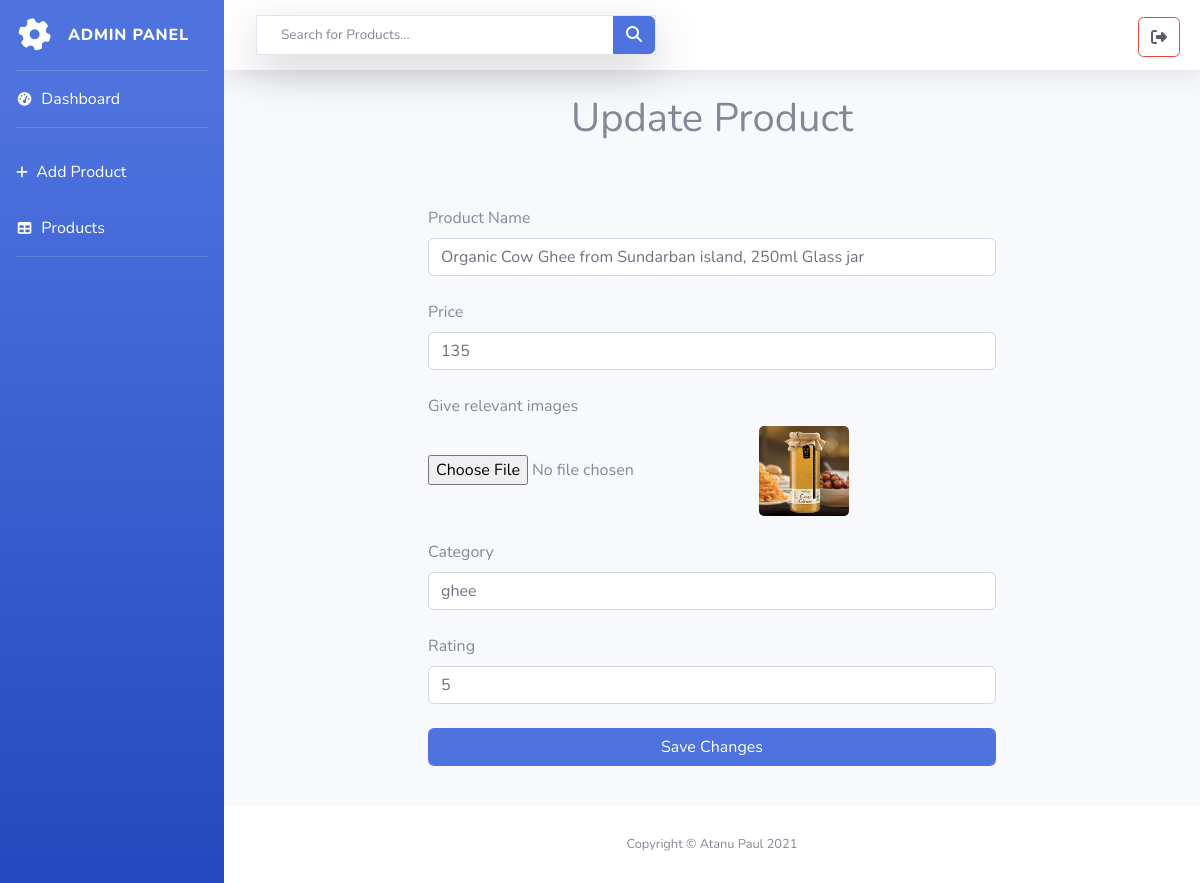
Page /admin/form.php?id=2 (signed in) on the committed database.
### tables this page shows
CREATE TABLE `products` (
  `id` int(11) NOT NULL,
  `pname` varchar(300) NOT NULL,
  `price` int(30) NOT NULL,
  `image` varchar(300) NOT NULL,
  `category` varchar(100) NOT NULL,
  `description` varchar(500) NOT NULL,
  `rating` float NOT NULL
);

### admin/include/form/product_form.php (the view, shortened to what this page needs)
<?php
$product_id = "";
$pname = "";
$price = "";
$category = "";
$rating = "";
$connect = mysqli_connect("localhost", "root", "", "project");
if (isset($_GET['id'])) {
    $product_id = $_GET['id'];
    $select = "SELECT * FROM products WHERE id = $product_id";
    $select_res = mysqli_query($connect, $select);
    if (mysqli_num_rows($select_res) > 0) {
        $products = mysqli_fetch_array($select_res);
        $pname = $products['pname'];
        $price = $products['price'];
        $category = $products['category'];
        $rating = $products['rating'];
    }
}
?>
<h1 class="text-center mb-5"><?php echo $product_id ? 'Update Product' : 'Add New Product'; ?></h1>
<form action="<?php echo $product_id ? 'include/form/update.php?id=' : 'include/form/insert.php'?>" method="post" enctype="multipart/form-data" class="p-3 mx-auto"
    style="max-width: 600px;">
    <div class="mb-4">
        <label for="price" class="form-label">Product Name</label>
        <input type="text" value="<?php echo $pname?>" name="pname" class="form-control" placeholder="Name of product" required>
    </div>
    <div class="mb-4">
        <label for="price" class="form-label">Price</label>
        <input type="text" value="<?php echo $price?>" name="price" class="form-control" placeholder="Price of product" required>
    </div>
    <div class="my-4">
        <label class="form-label d-block fs-5">Give relevant images</label>
        <input type="file" name="image" <?php if (!$product_id) {echo "required";} ?> />
        <?php if($product_id) { ?>
                <img class="update_image" src="include/form/images/<?php echo $products['image']; ?>" alt="product image" >
        <?php } ?>
    </div>
    <div class="my-4">
        <label class="form-label">Category</label>
        <input type="text" value="<?php echo $category?>" name="category" class="form-control" placeholder="Category of product" required>
    </div>
    <div class="my-4">
        <label class="form-label">Rating</label>
        <input type="text" value="<?php echo $rating?>" name="rating" class="form-control" placeholder="Rating of product" required>
    </div>
    <div class="my-4">
        <button class="form-control btn btn-primary" type="submit"><?php echo $product_id ? 'Save Changes' : 'Add Product' ?></button>
    </div>
</form>

### admin/include/head.php (style rules this page uses)
input, button, select { cursor: pointer; }
input[type="text"] { cursor: auto; }
table .products, .update_image { height: 90px; border-radius: 5px; }

### rows in the picture
products: pname "Organic Cow Ghee from Sundarban island, 250ml Glass jar", price "135", image (picture), category "ghee", rating "5"
